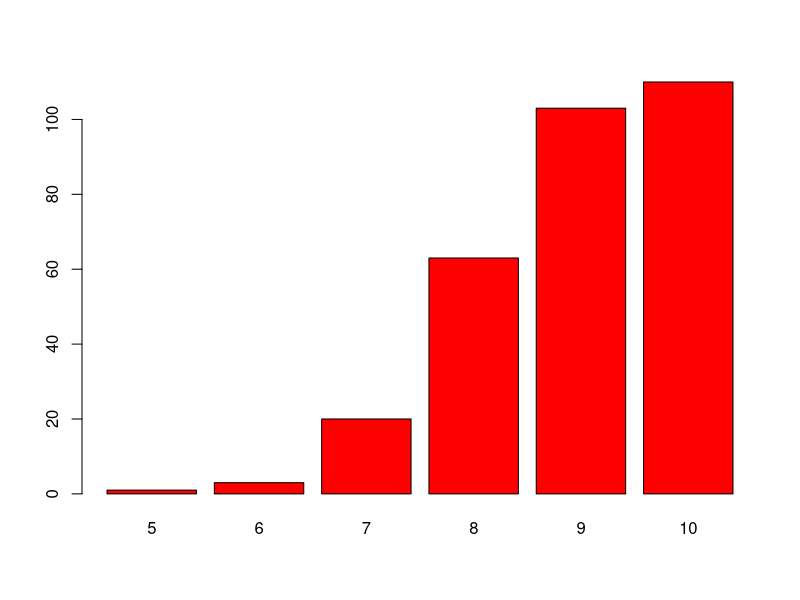
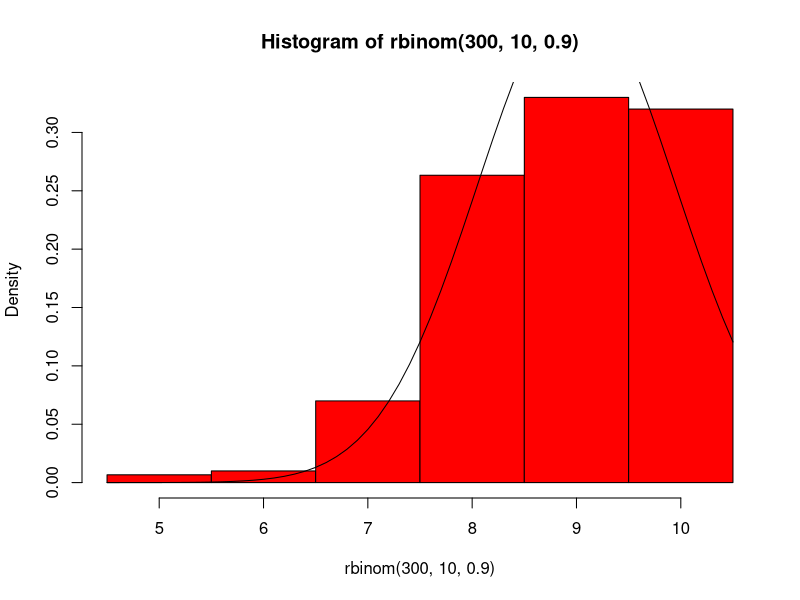

Write the R code that produced these figures, in order.

barplot(table(rbinom (300,10,0.9)), width = 1, col = "red", border = par("fg"))

hist ( rbinom (300,10,0.9), col="red" , breaks=c(4.5, 5.5, 6.5,7.5,8.5,9.5,10.5), probability=TRUE) 
x <- seq(4.5, 10.5, .1) 
y <- dnorm(x,mean=9,sd= sqrt(.9)) 
lines(x,y)